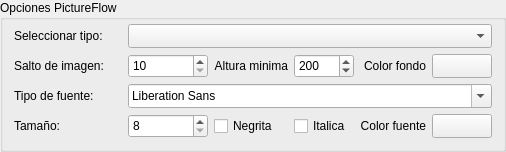
                <widget class="QGroupBox" name="groupBox_10">
                 <property name="title">
                  <string>Opciones PictureFlow</string>
                 </property>
                 <layout class="QGridLayout" name="gridLayout_15" columnstretch="0,0,0,0,1,0">
                  <property name="topMargin">
                   <number>4</number>
                  </property>
                  <item row="0" column="0">
                   <widget class="QLabel" name="lb_Opt_31">
                    <property name="minimumSize">
                     <size>
                      <width>108</width>
                      <height>0</height>
                     </size>
                    </property>
                    <property name="text">
                     <string>Seleccionar tipo:</string>
                    </property>
                   </widget>
                  </item>
                  <item row="1" column="0">
                   <widget class="QLabel" name="lb_Opt_32">
                    <property name="minimumSize">
                     <size>
                      <width>108</width>
                      <height>0</height>
                     </size>
                    </property>
                    <property name="text">
                     <string>Salto de imagen:</string>
                    </property>
                    <property name="wordWrap">
                     <bool>false</bool>
                    </property>
                   </widget>
                  </item>
                  <item row="1" column="1">
                   <widget class="QSpinBox" name="spinBox_PicFlowSkip">
                    <property name="minimumSize">
                     <size>
                      <width>80</width>
                      <height>24</height>
                     </size>
                    </property>
                    <property name="suffix">
                     <string/>
                    </property>
                    <property name="minimum">
                     <number>10</number>
                    </property>
                    <property name="maximum">
                     <number>200</number>
                    </property>
                   </widget>
                  </item>
                  <item row="1" column="2">
                   <widget class="QLabel" name="lb_Opt_33">
                    <property name="text">
                     <string>Altura minima</string>
                    </property>
                    <property name="alignment">
                     <set>Qt::AlignRight|Qt::AlignTrailing|Qt::AlignVCenter</set>
                    </property>
                   </widget>
                  </item>
                  <item row="1" column="3">
                   <widget class="QSpinBox" name="spinBox_PicFlowMinHeight">
                    <property name="minimumSize">
                     <size>
                      <width>60</width>
                      <height>24</height>
                     </size>
                    </property>
                    <property name="maximumSize">
                     <size>
                      <width>60</width>
                      <height>16777215</height>
                     </size>
                    </property>
                    <property name="prefix">
                     <string/>
                    </property>
                    <property name="minimum">
                     <number>16</number>
                    </property>
                    <property name="maximum">
                     <number>1000</number>
                    </property>
                    <property name="value">
                     <number>200</number>
                    </property>
                   </widget>
                  </item>
                  <item row="1" column="4">
                   <widget class="QLabel" name="lb_Opt_34">
                    <property name="text">
                     <string>Color fondo</string>
                    </property>
                    <property name="alignment">
                     <set>Qt::AlignRight|Qt::AlignTrailing|Qt::AlignVCenter</set>
                    </property>
                   </widget>
                  </item>
                  <item row="1" column="5">
                   <widget class="QPushButton" name="btnPicFlowBgColor">
                    <property name="minimumSize">
                     <size>
                      <width>60</width>
                      <height>24</height>
                     </size>
                    </property>
                    <property name="styleSheet">
                     <string notr="true">gridline-color: rgb(255, 170, 0);</string>
                    </property>
                    <property name="text">
                     <string/>
                    </property>
                    <property name="iconSize">
                     <size>
                      <width>30</width>
                      <height>16</height>
                     </size>
                    </property>
                   </widget>
                  </item>
                  <item row="2" column="0">
                   <widget class="QLabel" name="lb_Opt_57">
                    <property name="minimumSize">
                     <size>
                      <width>108</width>
                      <height>0</height>
                     </size>
                    </property>
                    <property name="text">
                     <string>Tipo de fuente:</string>
                    </property>
                   </widget>
                  </item>
                  <item row="3" column="0">
                   <widget class="QLabel" name="lb_Opt_58">
                    <property name="minimumSize">
                     <size>
                      <width>108</width>
                      <height>0</height>
                     </size>
                    </property>
                    <property name="text">
                     <string>Tamaño:</string>
                    </property>
                   </widget>
                  </item>
                  <item row="3" column="1">
                   <widget class="QSpinBox" name="spinBox_PicFlowFontSize">
                    <property name="minimumSize">
                     <size>
                      <width>80</width>
                      <height>24</height>
                     </size>
                    </property>
                    <property name="maximumSize">
                     <size>
                      <width>80</width>
                      <height>16777215</height>
                     </size>
                    </property>
                    <property name="minimum">
                     <number>8</number>
                    </property>
                    <property name="value">
                     <number>8</number>
                    </property>
                   </widget>
                  </item>
                  <item row="3" column="2">
                   <widget class="QCheckBox" name="chkPicFlowFontBold">
                    <property name="text">
                     <string>Negrita</string>
                    </property>
                   </widget>
                  </item>
                  <item row="3" column="3">
                   <widget class="QCheckBox" name="chkPicFlowFontItalic">
                    <property name="text">
                     <string>Italica</string>
                    </property>
                   </widget>
                  </item>
                  <item row="3" column="4">
                   <widget class="QLabel" name="lb_Opt_59">
                    <property name="text">
                     <string>Color fuente</string>
                    </property>
                    <property name="alignment">
                     <set>Qt::AlignRight|Qt::AlignTrailing|Qt::AlignVCenter</set>
                    </property>
                   </widget>
                  </item>
                  <item row="3" column="5">
                   <widget class="QPushButton" name="btnPicFlowFontColor">
                    <property name="minimumSize">
                     <size>
                      <width>60</width>
                      <height>24</height>
                     </size>
                    </property>
                    <property name="styleSheet">
                     <string notr="true">gridline-color: rgb(255, 170, 0);</string>
                    </property>
                    <property name="text">
                     <string/>
                    </property>
                    <property name="iconSize">
                     <size>
                      <width>30</width>
                      <height>16</height>
                     </size>
                    </property>
                   </widget>
                  </item>
                  <item row="2" column="1" colspan="5">
                   <widget class="QFontComboBox" name="cbxPicFlowFontFamily">
                    <property name="minimumSize">
                     <size>
                      <width>0</width>
                      <height>24</height>
                     </size>
                    </property>
                    <property name="currentFont">
                     <font>
                      <family>Tahoma</family>
                      <pointsize>8</pointsize>
                     </font>
                    </property>
                   </widget>
                  </item>
                  <item row="0" column="1" colspan="5">
                   <widget class="QComboBox" name="cbxPicFlowType">
                    <property name="minimumSize">
                     <size>
                      <width>0</width>
                      <height>24</height>
                     </size>
                    </property>
                   </widget>
                  </item>
                 </layout>
                </widget>
